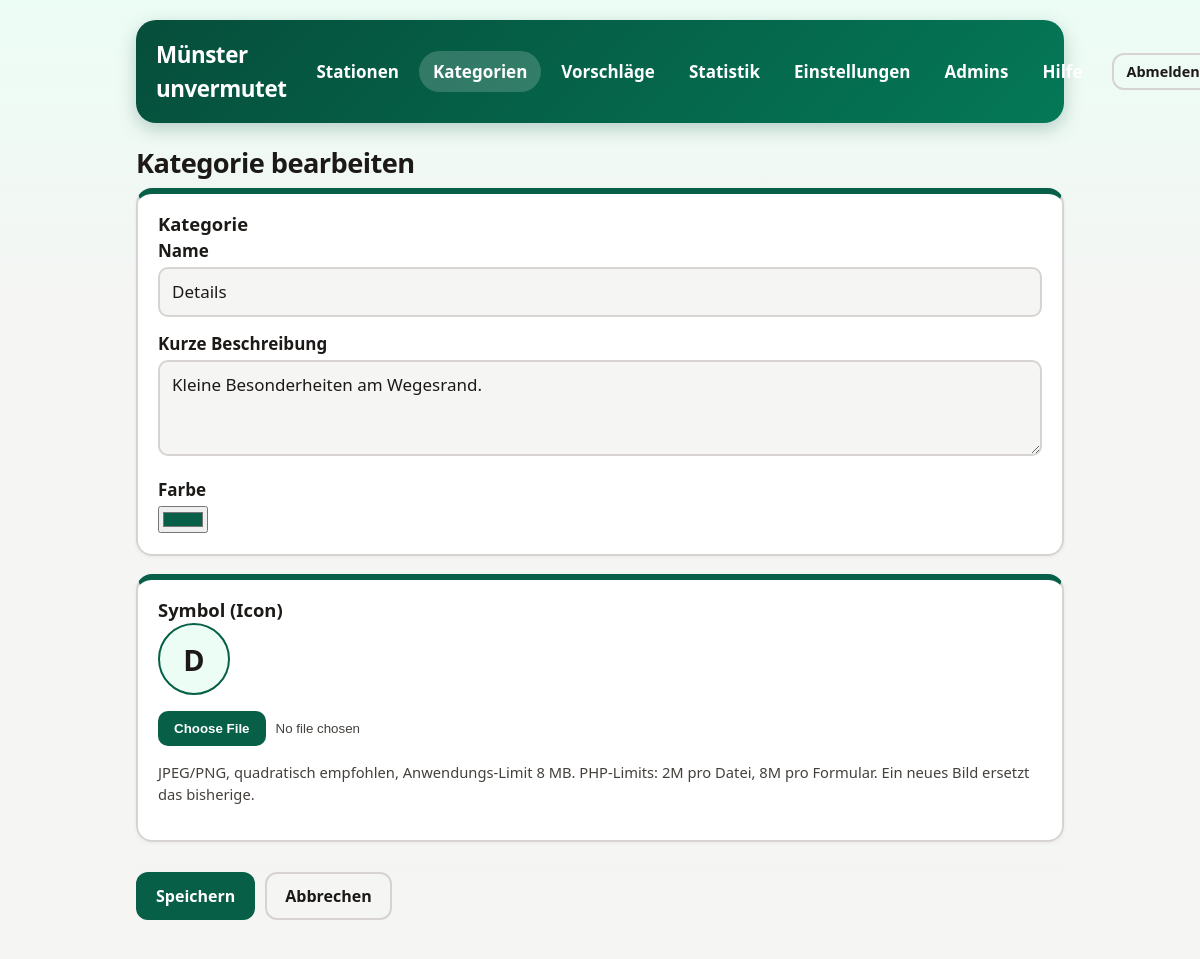
Screenshot of /admin/category-edit.php?id=detail (signed in) with the database file from the repository.
### tables this page shows
CREATE TABLE categories (
    id TEXT PRIMARY KEY,
    name TEXT NOT NULL,
    description TEXT NOT NULL DEFAULT '',
    icon TEXT,
    color TEXT NOT NULL DEFAULT '#065f46'
        CHECK (length(color) = 7 AND color GLOB '#[0-9A-Fa-f][0-9A-Fa-f][0-9A-Fa-f][0-9A-Fa-f][0-9A-Fa-f][0-9A-Fa-f]'),
    created_at TEXT NOT NULL,
    updated_at TEXT NOT NULL
);

### includes/config.php (called while the page is built, shortened)
<?php
function config(string $key = null)
{
    static $config = null;
    if ($config === null) {
        $root = dirname(__DIR__);
        $config = [
            'root' => $root,
            'db_path' => $root . '/data/game.sqlite',
            'schema_path' => $root . '/setup/schema.sql',
            'upload_dir' => $root . '/uploads',
            'upload_url' => 'uploads',
            'upload_max_bytes' => 8 * 1024 * 1024,
            'upload_max_edge' => 4000,
            'session_name' => 'muenster_admin',
            'session_timeout' => 300,
            'login_max_attempts' => 5,
            'login_window' => 900,
            'suggest_max_per_hour' => 5,
            'allow_http_links' => true,
            'timezone' => 'Europe/Berlin',
            'debug' => false,
        ];
        $local = __DIR__ . '/config.local.php';
        if (is_file($local)) {
            $config = array_merge($config, (array) require $local);
        }
        date_default_timezone_set($config['timezone']);
    }
    return $key === null ? $config : $config[$key];
}

### includes/config.local.php (called while the page is built)
<?php return ['debug' => true];

### includes/database.php (called while the page is built, shortened)
<?php
require_once __DIR__ . '/config.php';
function db(): PDO
{
    static $pdo = null;
    if ($pdo === null) {
        $path = config('db_path');
        $isNew = !is_file($path);
        $pdo = new PDO('sqlite:' . $path, null, null, [
            PDO::ATTR_ERRMODE => PDO::ERRMODE_EXCEPTION,
            PDO::ATTR_DEFAULT_FETCH_MODE => PDO::FETCH_ASSOC,
            PDO::ATTR_EMULATE_PREPARES => false,
        ]);
        $pdo->exec('PRAGMA foreign_keys = ON');
        $pdo->exec('PRAGMA busy_timeout = 5000');
        $pdo->exec((string) file_get_contents(config('schema_path')));
        $stationColumns = $pdo->query('PRAGMA table_info(stations)')->fetchAll(PDO::FETCH_COLUMN, 1);
        $adminColumns = $pdo->query('PRAGMA table_info(admins)')->fetchAll(PDO::FETCH_COLUMN, 1);
    }
    return $pdo;
}

### includes/uploads.php (called while the page is built, shortened)
<?php
require_once __DIR__ . '/config.php';
function is_managed_upload(?string $path): bool
{
    return (bool) $path && (bool) preg_match('#^' . preg_quote(config('upload_url'), '#') . '/[a-f0-9]{32}\.(?:jpg|png)$#', $path);
}

### admin/category-edit.php (the view, shortened to what this page needs)
<?php
require __DIR__ . '/_bootstrap.php';
$id = isset($_GET['id']) && is_string($_GET['id']) ? $_GET['id'] : null;
$cat = ['name' => '', 'description' => '', 'icon' => '', 'color' => '#065f46'];
if ($id !== null) {
    $stmt = db()->prepare('SELECT * FROM categories WHERE id = ?');
    $stmt->execute([$id]);
    $row = $stmt->fetch();
    $cat = array_merge($cat, $row);
}
$isNew = $id === null;
?>
<h1 class="admin-title"><?= $isNew ? 'Neue Kategorie' : 'Kategorie bearbeiten' ?></h1>
<form method="post" action="category-save.php" enctype="multipart/form-data">
  <fieldset class="task-card"><legend>Kategorie</legend>
    <label for="name">Name</label>
    <input type="text" id="name" name="name" required maxlength="60" value="<?= h($cat['name']) ?>">
    <label for="description">Kurze Beschreibung</label>
    <textarea id="description" name="description" maxlength="300"><?= h($cat['description']) ?></textarea>
    <label for="color">Farbe</label>
    <input type="color" id="color" name="color" required value="<?= h($cat['color']) ?>">
  </fieldset>
  <fieldset class="task-card"><legend>Symbol (Icon)</legend>
    <div class="admin-icon">
      <span class="ico" aria-hidden="true"><?= category_ico($cat) ?></span>
      <div>
        <input type="file" id="icon" name="icon" accept="image/jpeg,image/png" aria-label="Symbol hochladen">
        <p class="muted">JPEG/PNG, quadratisch empfohlen, Anwendungs-Limit <?= (int) (config('upload_max_bytes') / 1048576) ?> MB. PHP-Limits: <?= h(ini_get('upload_max_filesize')) ?> pro Datei, <?= h(ini_get('post_max_size')) ?> pro Formular.
          <?= $isNew ? '' : 'Ein neues Bild ersetzt das bisherige.' ?></p>
      </div>
    </div>
  </fieldset>
  <div class="admin-sticky"><button class="next-button">Speichern</button> <a class="btn secondary" href="categories.php">Abbrechen</a></div>
</form>

### admin/admin.css (style rules this page uses)
:root { font-family: system-ui, -apple-system, 'Segoe UI', sans-serif; color-scheme: light dark; --green: #065f46; --green-dark: #064e3b; --green-soft: #ecfdf5; --ink: #1c1917; --muted: #44403c; --bg: #f5f5f4; --bg-top: #ecfdf5; --surface: #fff; --surface-alt: #f5f5f4; --border: #d6d3d1; --border-soft: #e7e5e4; --link: #065f46; --focus: #f59e0b; --danger: #b91c1c; --danger-soft: #fee2e2; --ok-soft: #d1fae5; --hero-from: #064e3b; --hero-to: #047857; --hero-text: #d1fae5; --cat: #065f46; --cat-soft: #ecfdf5; --shadow: rgba(6, 78, 59, 0.25); }
* { box-sizing: border-box; }
body { margin: 0; background: linear-gradient(180deg, var(--bg-top) 0, var(--bg) 320px) no-repeat var(--bg); color: var(--ink); font-size: 1.0625rem; line-height: 1.5; }
a { color: var(--link); }
h1.admin-title { font-size: 1.7rem; letter-spacing: -0.02em; margin: 0 0 4px; color: var(--ink); }
button, .btn { cursor: pointer; font: inherit; font-size: 1rem; font-weight: 600; min-height: 44px; padding: 10px 18px; border-radius: 12px; border: 2px solid transparent; text-decoration: none; display: inline-flex; align-items: center; justify-content: center; gap: 6px; background: var(--green); color: #fff; transition: transform 0.18s ease, background-color 0.18s ease; }
.next-button { background: var(--green); }
button.secondary, .btn.secondary, .back-button { background: transparent; color: var(--ink); border-color: var(--border); font-weight: 700; }
.task-card { background: var(--surface); border: 2px solid var(--border); border-top: 6px solid var(--cat); border-radius: 16px; margin: 0 0 18px; padding: 0; min-width: 0; box-shadow: 0 1px 4px rgba(0, 0, 0, 0.06); overflow: hidden; }
.task-card > legend { float: left; width: 100%; padding: 16px 0 0; font-size: 1.15rem; font-weight: 800; }
.task-card:is(fieldset) { padding: 0 20px 20px; }
.task-card > legend + * { clear: both; }
.task-intro, .muted { color: var(--muted); font-size: 0.92rem; }
label { display: block; margin: 14px 0 4px; font-weight: 700; }
input[type='text'], input[type='password'], input[type='url'], input[type='email'], input[type='number'], textarea, select { width: 100%; padding: 10px 12px; font: inherit; color: var(--ink); background: var(--surface-alt); border: 2px solid var(--border); border-radius: 10px; }
input[type='file'] { width: 100%; color: var(--muted); }
textarea { min-height: 6rem; }
.admin-icon { display: flex; align-items: center; gap: 16px; flex-wrap: wrap; }
.admin-icon .ico { flex: 0 0 72px; height: 72px; border-radius: 50%; background: var(--cat-soft); border: 2px solid var(--cat); display: flex; align-items: center; justify-content: center; font-size: 1.8rem; font-weight: 800; overflow: hidden; }
.admin-sticky { position: sticky; bottom: 0; display: flex; gap: 10px; padding: 12px 0; background: linear-gradient(180deg, transparent, var(--bg) 40%); }

### rows the page displays
categories: name "Details", description "Kleine Besonderheiten am Wegesrand.", color "#065f46", name "D"

### other values shown
$label "Stationen"
$label "Kategorien"
$label "Vorschläge"
$label "Statistik"
$label "Einstellungen"
$label "Admins"
$label "Hilfe"
config('upload_max_bytes') / 1048576 "8"
ini_get('upload_max_filesize') "2M"
ini_get('post_max_size') "8M"
